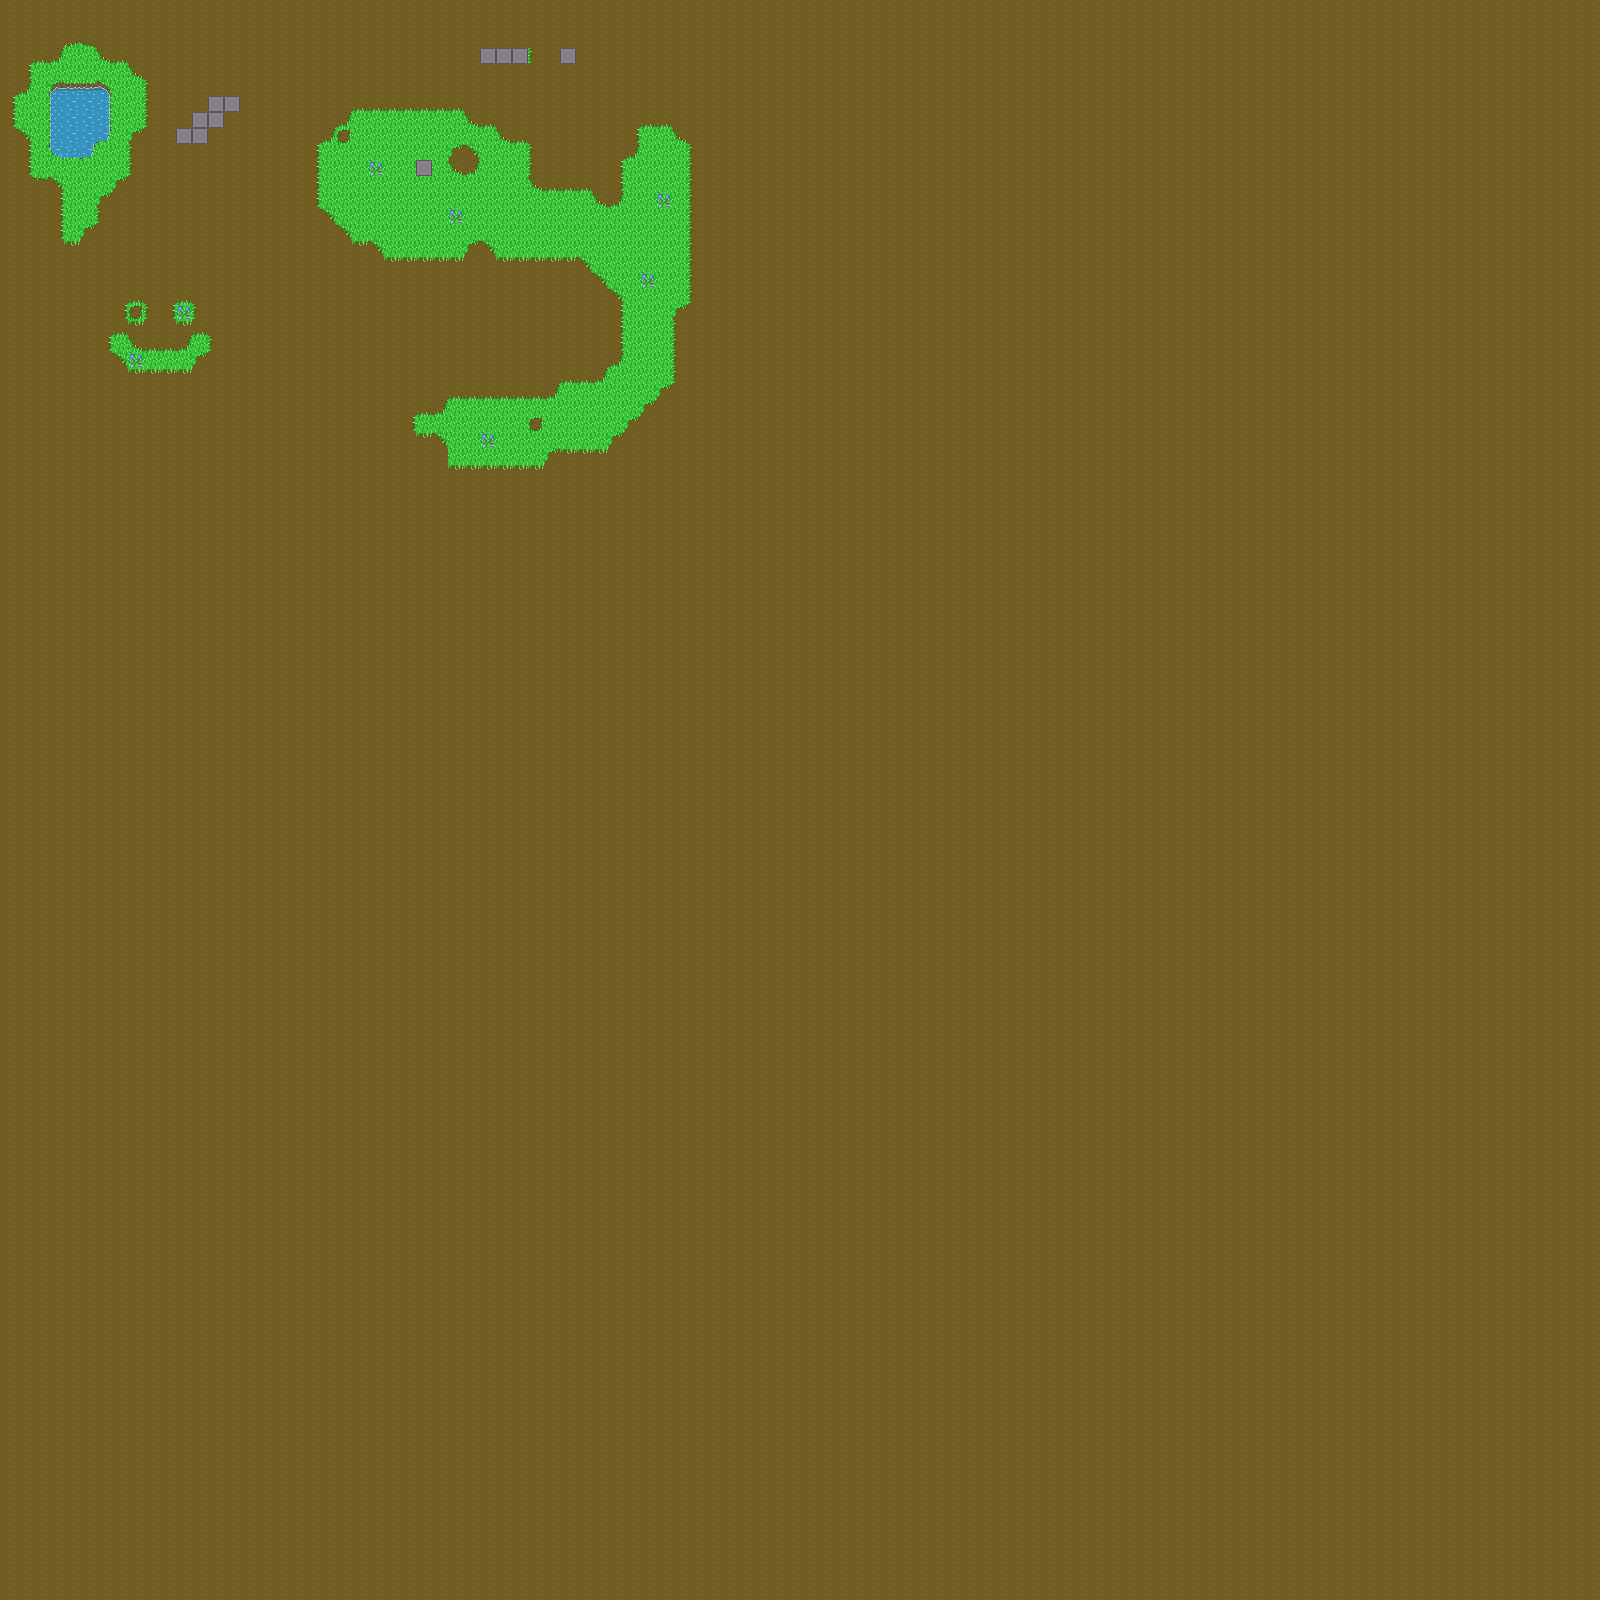

Tiled map render using the project's own tile images. Description and the map definition, with tile-layer contents summarised, below:
An orthogonal 100x100 tile map with 16x16 px tiles, 1 tile layer (Tile Layer 1).

<map version="1.4" tiledversion="1.4.1" orientation="orthogonal" renderorder="right-down" width="100" height="100" tilewidth="16" tileheight="16" infinite="0" nextlayerid="2" nextobjectid="1">
 <tileset firstgid="1" source="SeparateTileset.tsx" />
 <layer id="1" name="Tile Layer 1" width="100" height="100">
  <data>[10000 cells, 10000 non-empty, 26 distinct tile ids]</data>
 </layer>
</map>
